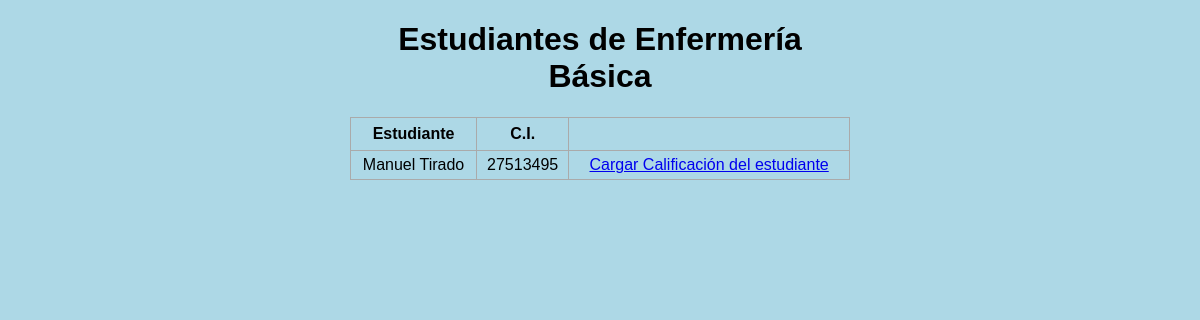
Page /estudiantes_notas/2256 on the committed database.
### inscripcion.py (models this page shows, shortened)
class Asignatura(db.Model):
    cod_asig = db.Column(db.Integer, primary_key=True)
    nombre = db.Column(db.String(200), nullable=False)
    unidad_creditos = db.Column(db.Integer)

class Estudiante(db.Model):
    cod_estudiante = db.Column(db.Integer, primary_key=True, autoincrement=True)
    nombre = db.Column(db.String(200), nullable=False)
    cedula = db.Column(db.Integer)
    nacimiento = db.Column(db.DateTime)
    telefono = db.Column(db.Integer)
    correo = db.Column(db.String(200), nullable=False)
    fecha_inscripcion = db.Column(db.DateTime, default=datetime.utcnow)
    direccion = db.Column(db.String(200), nullable=False)
    forma_ingreso = db.Column(db.String(200), nullable=False)

### inscripcion.py (the view)
@app.route('/estudiantes_notas/<int:id>', methods=['GET', 'POST'])
def listar_estudiantes_notas(id):
    asignatura = Asignatura.query.get_or_404(id)
    cursando = Cursando.query.filter_by(cod_asig=asignatura.cod_asig).all()
    codigos_estudiantes = [cursando.cod_estudiante for cursando in cursando]
    estudiantes = Estudiante.query.filter(Estudiante.cod_estudiante.in_(codigos_estudiantes)).all()
    if request.method == 'POST':
        pass
    else:
        return render_template('estudiantes_notas.html', estudiantes=estudiantes, asignatura = asignatura)

### templates/estudiantes_notas.html (shortened to what this page needs)
{% extends 'base.html' %}
{% block body %}
<div class="content">
    <h1 style="text-align: center">Estudiantes de {{asignatura.nombre}}</h1>
    {% if estudiantes|length < 1 %}
    <h4 style="text-align: center">No hay estudiantes registrados aún!</h4>
    {% else %}
    <table>
        <tr>
            <th>Estudiante</th>
            <th>C.I.</th>
        </tr>
        {% for estudiante in estudiantes %}
        <tr>
            <td>{{ estudiante.nombre }}</td>
            <td>{{ estudiante.cedula }}</td>
            <td>
                <a href="/carga_notas/{{estudiante.cod_estudiante}}/{{asignatura.cod_asig}}">Cargar Calificación del estudiante</a>
            </td>
        </tr>
        {% endfor %}
    </table>
    {% endif %}
</div>
{% endblock %}

### static/css/main.css (style rules this page uses)
body, html { margin: 0; font-family: sans-serif; background-color: lightblue; }
.content { margin: 0 auto; width: 500px; }
table, td, th { border: 1px solid #aaa; }
table { border-collapse: collapse; width: 100%; }
th { height: 30px; }
td { text-align: center; padding: 5px; }

### rows in the picture
Asignatura: nombre "Enfermería Básica"
Estudiante: nombre "Manuel Tirado", cedula "27513495"
